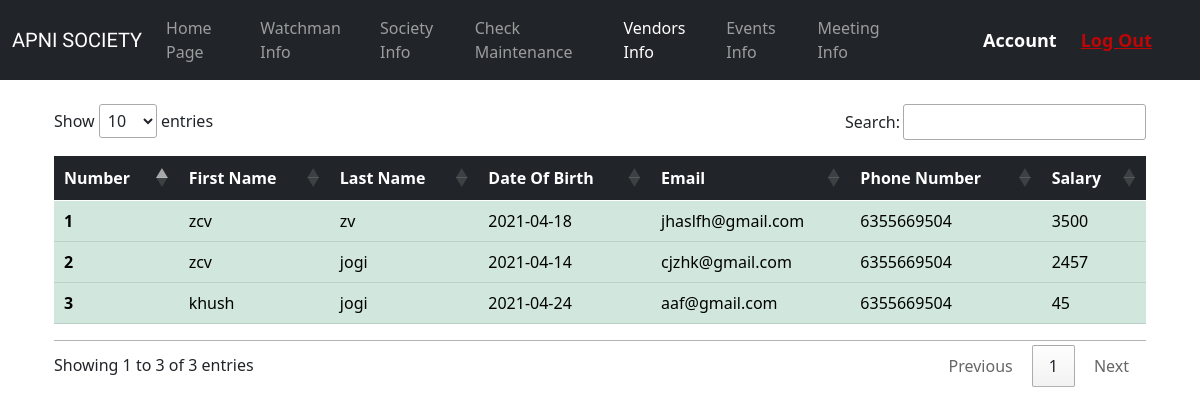
Screenshot of /watchmanTable.php with the database file from the repository.
### tables this page shows
CREATE TABLE `watchman` (
  `WatchmanID` int(11) NOT NULL,
  `FirstName` varchar(20) NOT NULL,
  `LastName` varchar(30) NOT NULL,
  `DateOfBirth` date NOT NULL,
  `Email` varchar(30) NOT NULL,
  `PhoneNo` bigint(10) NOT NULL,
  `Salary` int(11) NOT NULL,
  `SocietyId` int(11) NOT NULL
);

### watchmanTable.php (the view, shortened to what this page needs)
<?php
$servername = "localhost";
$username = "root";
$password = "";
$database = "apni_society";
$conn = mysqli_connect($servername,$username,$password,$database);
?>
<!doctype html>
<html lang="en">
  <head>
    <link href="https://cdn.jsdelivr.net/npm/bootstrap@5.0.0-beta3/dist/css/bootstrap.min.css" rel="stylesheet">
    <link rel="stylesheet" href="//cdn.datatables.net/1.10.24/css/jquery.dataTables.min.css">
  </head>
  <body>
    <nav class="navbar navbar-expand-lg navbar-dark bg-dark">
    <div class="container-fluid">
        <a class="navbar-brand" href="#">APNI SOCIETY</a>
        <div class="collapse navbar-collapse" id="navbarSupportedContent">
        <ul class="navbar-nav me-auto mb-2 mb-lg-0">
            <li class="nav-item">
            <a class="nav-link" aria-current="page" href="chairmanhomepage.php">Home Page</a>
            </li>
            <li class="nav-item">
            <a class="nav-link" href="watchmanchairman.php">Watchman Info</a>
            </li>
            <li class="nav-item">
            <a class="nav-link" href="#">Society Info</a>
            </li>
            <li class="nav-item">
            <a class="nav-link" href="#">Check Maintenance</a>
            </li>
            <li class="nav-item">
            <a class="nav-link active" href="vendorchairman.php">Vendors Info</a>
            </li>
            <li class="nav-item">
            <a class="nav-link" href="#">Events Info</a>
            </li>
            <li class="nav-item">
            <a class="nav-link" href="meetings.php">Meeting Info</a>
            </li>
         </div>
         <div class="container-fluid" style="width:25vw">
            <span class="navbar-text d-flex flex-row-reverse flex-wrap ">
                <div class="d-inline-flex logout"><a href="home.php" id="logoutid">Log Out</a></div>
                <div class="d-inline-flex"><a id="account" href="account.php">Account</a></div>
            </span>
        </div>
    </div>
    </nav>
    <div class="container p-4">
    <table class="table py-3" id="myTable">
        <thead class=" table-dark">
            <tr>
            <th scope="col">Number</th>
            <th scope="col">First Name</th>
            <th scope="col">Last Name</th>
            <th scope="col">Date Of Birth</th>
            <th scope="col">Email</th>
            <th scope="col">Phone Number</th>
            <th scope="col">Salary</th>
            </tr>
        </thead>
        <tbody>
            <?php
                $sql = "SELECT * FROM watchman";
                $result = mysqli_query($conn,$sql);
                $i=1;
                while($row = mysqli_fetch_assoc($result)){
                    echo "<tr class='table-success'>
                    <th scope='row'>".$i."</th>
                    <td>".$row['FirstName']."</td>
                    <td>".$row['LastName']."</td>
                    <td>".$row['DateOfBirth']."</td>
                    <td>".$row['Email']."</td>
                    <td>".$row['PhoneNo']."</td>
                    <td>".$row['Salary']."</td>
                    </tr>";
                    $i = $i+1;
                }
            ?>
        </tbody>
        </table>
    </div>
  </body>
</html>

### watchmanTable.php (style rules this page uses)
.navbar-brand { font-family: 'Train One', cursive; }
.navbar-text { margin-right:1vw; }
#account, .logout { font-size: 1.5vw; font-weight: bold; color: white; margin:0vw 1vw; }
#logoutid { color: rgb(190, 6, 6); }
#account { text-decoration:none; }

### rows the page displays
watchman: FirstName "zcv", LastName "zv", DateOfBirth "2021-04-18", Email "jhaslfh@gmail.com", PhoneNo "6355669504", Salary "3500"
watchman: FirstName "zcv", LastName "jogi", DateOfBirth "2021-04-14", Email "cjzhk@gmail.com", PhoneNo "6355669504", Salary "2457"
watchman: FirstName "khush", LastName "jogi", DateOfBirth "2021-04-24", Email "aaf@gmail.com", PhoneNo "6355669504", Salary "45"
